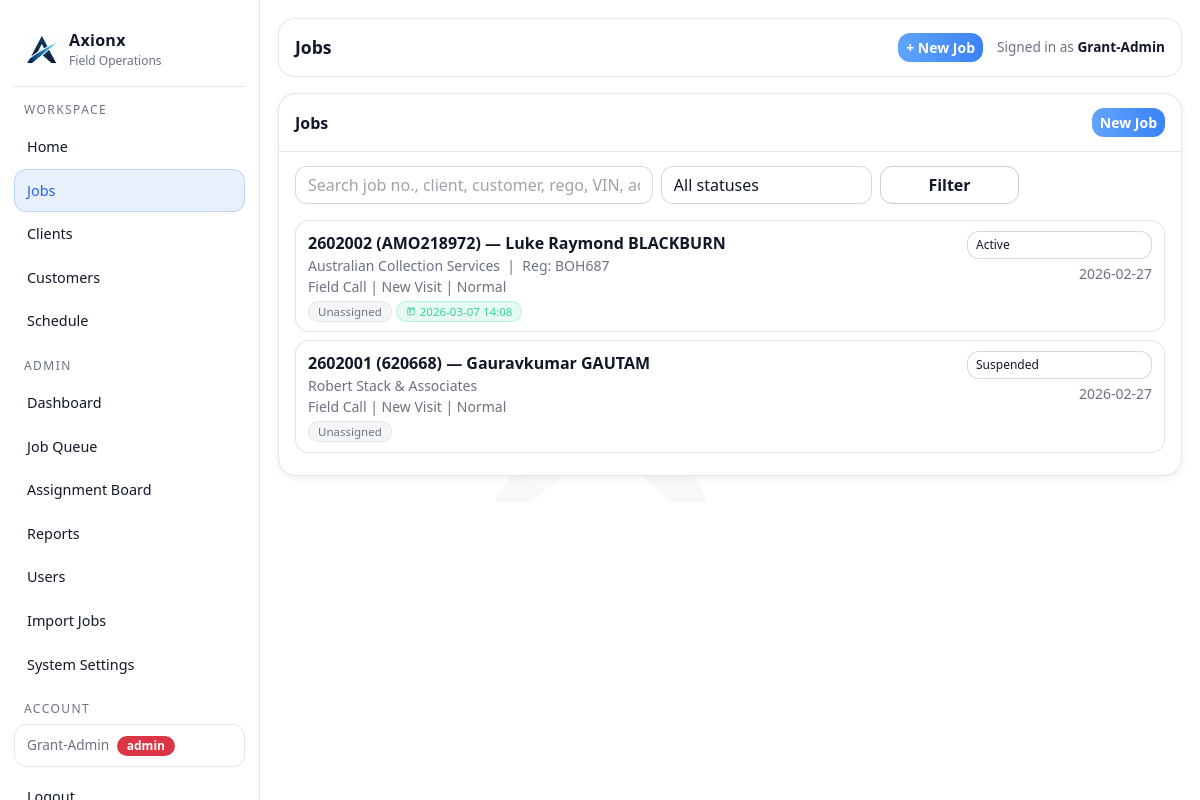
/jobs (signed in), run on an earlier commit of the app's database.
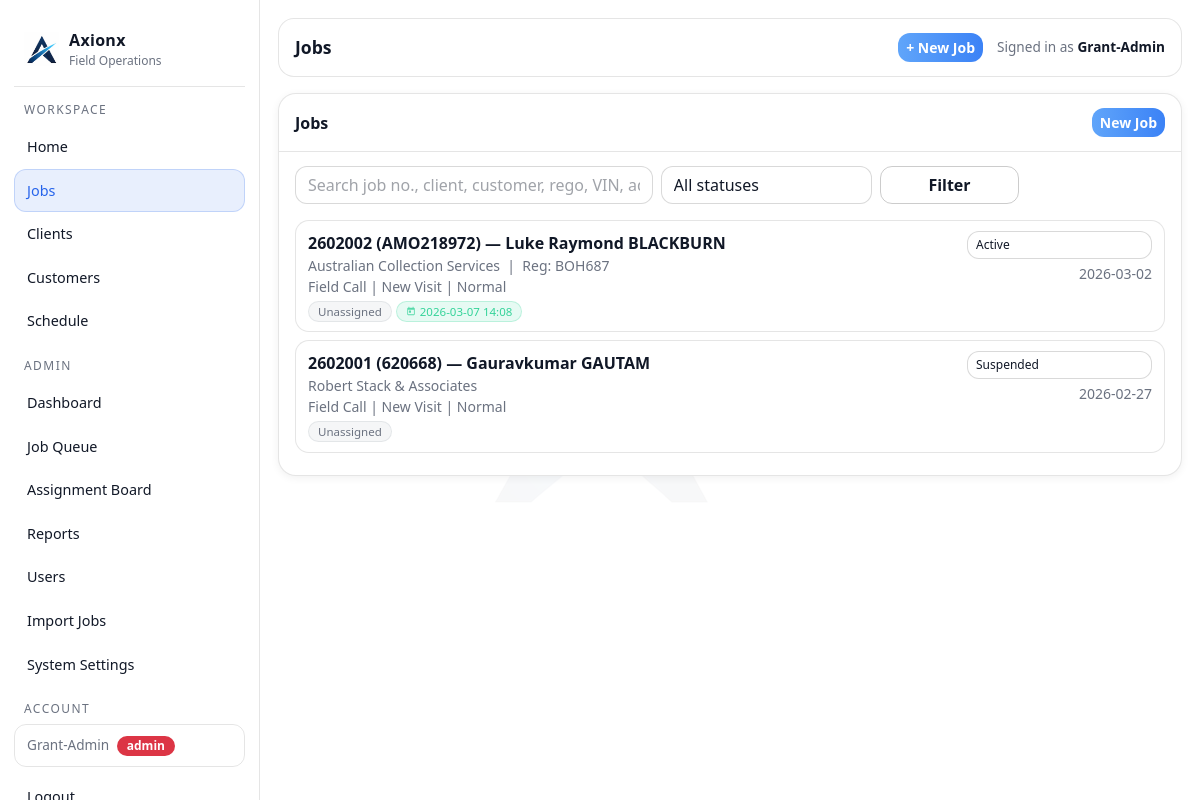
And on a later commit of the database.
### tables this page shows
CREATE TABLE jobs (
        id INTEGER PRIMARY KEY AUTOINCREMENT,

        internal_job_number TEXT NOT NULL,
        client_reference TEXT,
        display_ref TEXT NOT NULL,

        client_id INTEGER,
        customer_id INTEGER,
        assigned_user_id INTEGER,

        job_type TEXT NOT NULL,
        visit_type TEXT NOT NULL,
        status TEXT NOT NULL,
        priority TEXT NOT NULL,

        job_address TEXT,
        description TEXT,

        created_at TEXT NOT NULL,
        updated_at TEXT NOT NULL, lender_name TEXT, account_number TEXT, regulation_type TEXT, arrears_cents INTEGER, costs_cents INTEGER, mmp_cents INTEGER, job_due_date TEXT, bill_to_client_id INTEGER, payment_frequency TEXT,

        FOREIGN KEY(client_id) REFERENCES clients(id),
        FOREIGN KEY(customer_id) REFERENCES customers(id),
        FOREIGN KEY(assigned_user_id) REFERENCES users(id)
    );

CREATE TABLE clients (
        id INTEGER PRIMARY KEY AUTOINCREMENT,
        name TEXT NOT NULL,
        phone TEXT,
        email TEXT,
        address TEXT,
        notes TEXT,
        created_at TEXT NOT NULL
    , updated_at TEXT NOT NULL DEFAULT '');

### app.py (the view, shortened to what this page needs)
@app.get("/jobs")
@login_required
def jobs_list():
    status = request.args.get("status", "").strip()
    q = request.args.get("q", "").strip()
    user_id = session.get("user_id")
    role = session.get("role")
    conn = db()
    cur = conn.cursor()
    sql = """
    SELECT j.*,
           c.name AS client_name,
           (cu.first_name || ' ' || cu.last_name) AS customer_name,
           (SELECT ji.reg FROM job_items ji WHERE ji.job_id = j.id AND ji.item_type = 'vehicle' LIMIT 1) AS asset_reg,
           u.full_name AS assigned_name,
           (SELECT s.scheduled_for FROM schedules s
            WHERE s.job_id = j.id AND s.status NOT IN ('Completed', 'Cancelled')
              AND s.scheduled_for >= datetime('now')
            ORDER BY s.scheduled_for ASC LIMIT 1) AS next_scheduled
    FROM jobs j
    LEFT JOIN clients c ON c.id = j.client_id
    LEFT JOIN customers cu ON cu.id = j.customer_id
    LEFT JOIN users u ON u.id = j.assigned_user_id
    WHERE 1=1
    """
    params = []
    if role == "agent":
        sql += " AND j.assigned_user_id = ?"
        params.append(user_id)
    if status:
        if status == "Active":
            sql += " AND j.status LIKE 'Active%'"
        else:
            sql += " AND j.status = ?"
            params.append(status)
    sql += " ORDER BY CASE WHEN j.status = 'Invoiced' THEN 1 ELSE 0 END, CASE WHEN next_scheduled IS NULL THEN 1 ELSE 0 END, next_scheduled ASC, j.updated_at DESC"
    cur.execute(sql, params)
    rows = cur.fetchall()
    conn.close()
    statuses = [
        "New",
        "Active",
        "Active - Phone work only",
        "Suspended",
        "Awaiting info from client",
        "Completed",
        "Invoiced"
    ]
    return render_template("jobs.html", jobs=rows, statuses=statuses, status=status, q=q)

### app.py (called while the page is built)
def db():
    conn = sqlite3.connect(DB_PATH)
    conn.row_factory = sqlite3.Row
    return conn

def add_column_if_missing(cur, table, col, coltype):
    cur.execute(f"PRAGMA table_info({table})")
    cols = [r["name"] for r in cur.fetchall()]
    if col not in cols:
        cur.execute(f"ALTER TABLE {table} ADD COLUMN {col} {coltype}")

@app.context_processor
def inject_globals():
    return {"GOOGLE_MAPS_API_KEY": os.environ.get("GOOGLE_MAPS_API_KEY", "")}

@app.before_request
def _ensure_db():
    init_db()

def login_required(f):
    @wraps(f)
    def wrapper(*args, **kwargs):
        if not session.get("user_id"):
            return redirect(url_for("login"))
        return f(*args, **kwargs)
    return wrapper

### templates/jobs.html (shortened to what this page needs)
{% extends "layout.html" %}
{% block page_title %}Jobs{% endblock %}
{% block content %}
<div class="ax-card">
  <div class="ax-card-h d-flex justify-content-between align-items-center">
    <div>Jobs</div>
    {% if session.get('role') == 'admin' %}<a class="btn btn-primary btn-sm" href="/jobs/new">New Job</a>{% endif %}
  </div>
  <div class="ax-card-b">
    <form class="row g-2 mb-3" method="get">
      <div class="col-12 col-lg-5">
        <input class="form-control" name="q" placeholder="Search job no., client, customer, rego, VIN, address..." value="{{ q }}">
      </div>
      <div class="col-12 col-lg-3">
        <select class="form-select" name="status">
          <option value="">All statuses</option>
        </select>
      </div>
      <div class="col-12 col-lg-2">
        <button class="btn btn-outline-secondary w-100">Filter</button>
      </div>
    </form>
    <div class="list-group list-group-flush">
      {% for j in jobs %}
        <div class="list-group-item" style="padding:.6rem .75rem;">
          <div class="d-flex justify-content-between align-items-start gap-2">
            <a href="/jobs/{{ j.id }}" class="text-decoration-none flex-grow-1" style="min-width:0;color:inherit;">
              <div class="fw-semibold">{{ j.display_ref }} &mdash; {{ j.customer_name or "No customer" }}</div>
              <div class="small" style="color:var(--muted)">
                {{ j.client_name or "No client" }}{% if j.asset_reg %} &nbsp;|&nbsp; Reg: {{ j.asset_reg }}{% endif %}
              </div>
              <div class="small" style="color:var(--muted)">
                {{ j.job_type }} | {{ j.visit_type }} | {{ j.priority }}
              </div>
              <div class="d-flex flex-wrap gap-1 mt-1">
                {% if j.assigned_name %}
                  <span style="display:inline-flex;align-items:center;gap:4px;background:rgba(96,165,250,.13);color:var(--accent);border:1px solid rgba(96,165,250,.25);border-radius:999px;padding:1px 9px;font-size:.72rem;font-weight:500;">
                    <svg width="10" height="10" viewBox="0 0 24 24" fill="currentColor" style="opacity:.75"><path d="M12 12c2.7 0 4.8-2.1 4.8-4.8S14.7 2.4 12 2.4 7.2 4.5 7.2 7.2 9.3 12 12 12zm0 2.4c-3.2 0-9.6 1.6-9.6 4.8v2.4h19.2v-2.4c0-3.2-6.4-4.8-9.6-4.8z"/></svg>
                    {{ j.assigned_name }}
                  </span>
                {% else %}
                  <span style="display:inline-flex;align-items:center;gap:4px;background:rgba(156,163,175,.1);color:var(--muted);border:1px solid rgba(156,163,175,.2);border-radius:999px;padding:1px 9px;font-size:.72rem;">
                    Unassigned
                  </span>
                {% endif %}
                {% if j.next_scheduled %}
                  <span style="display:inline-flex;align-items:center;gap:4px;background:rgba(52,211,153,.12);color:#34d399;border:1px solid rgba(52,211,153,.25);border-radius:999px;padding:1px 9px;font-size:.72rem;font-weight:500;">
                    <svg width="10" height="10" viewBox="0 0 24 24" fill="currentColor" style="opacity:.8"><path d="M19 4h-1V2h-2v2H8V2H6v2H5C3.9 4 3 4.9 3 6v14c0 1.1.9 2 2 2h14c1.1 0 2-.9 2-2V6c0-1.1-.9-2-2-2zm0 16H5V9h14v11zM7 11h5v5H7z"/></svg>
                    {{ j.next_scheduled[:16] | replace('T', ' ') }}
                  </span>
                {% endif %}
              </div>
            </a>
            <div class="text-end flex-shrink-0" style="min-width:110px;">
              {% if session.get('role') == 'admin' %}
                <form method="post" action="/jobs/{{ j.id }}/status" style="margin:0;">
                  <select name="status" class="form-select form-select-sm"
                          style="font-size:.75rem;min-width:110px;"
                          onchange="this.form.submit()">
                    {% for s in statuses %}
                      <option value="{{ s }}" {% if s == j.status %}selected{% endif %}>{{ s }}</option>
                    {% endfor %}
                  </select>
                </form>
              {% else %}
                <span class="badge bg-secondary">{{ j.status }}</span>
              {% endif %}
              <div class="small mt-1" style="color:var(--muted)">{{ j.updated_at[:10] if j.updated_at else '' }}</div>
            </div>
          </div>
        </div>
      {% else %}
        <div style="color:var(--muted)" class="py-3 text-center">No jobs found.</div>
      {% endfor %}
    </div>
  </div>
</div>
{% endblock %}

### templates/layout.html (shortened to what this page needs)
<!doctype html>
<html lang="en">
<head>
  <link href="https://cdn.jsdelivr.net/npm/bootstrap@5.3.3/dist/css/bootstrap.min.css" rel="stylesheet">
</head>
<body>
  <div class="ax-shell">
    <aside class="ax-sidebar">
      <a class="ax-brand" href="/dashboard">
        <img src="{{ url_for('static', filename='images/axionx-icon.png') }}" alt="Axionx">
        <div>
          <div class="name">Axionx</div>
          <div class="sub">Field Operations</div>
        </div>
      </a>
      <div class="ax-nav">
        <div class="hint">Workspace</div>
        <a href="/dashboard" class="{% if request.path == '/dashboard' %}active{% endif %}">Home</a>
        <a href="/jobs" class="{% if request.path.startswith('/jobs') %}active{% endif %}">Jobs</a>
        <a href="/clients" class="{% if request.path.startswith('/clients') %}active{% endif %}">Clients</a>
        <a href="/customers" class="{% if request.path.startswith('/customers') %}active{% endif %}">Customers</a>
        <a href="/schedule" class="{% if request.path.startswith('/schedule') %}active{% endif %}">Schedule</a>
        {% if session.get('role') == 'admin' %}
          <div class="hint">Admin</div>
          <a href="/admin" class="{% if request.path == '/admin' %}active{% endif %}">Dashboard</a>
          <a href="/queue" class="{% if request.path.startswith('/queue') %}active{% endif %}">Job Queue</a>
          <a href="/assign" class="{% if request.path.startswith('/assign') %}active{% endif %}">Assignment Board</a>
          <a href="/reports/monthly" class="{% if request.path.startswith('/reports') %}active{% endif %}">Reports</a>
          <a href="/users" class="{% if request.path.startswith('/users') %}active{% endif %}">Users</a>
          <a href="/import/jobs" class="{% if request.path.startswith('/import') %}active{% endif %}">Import Jobs</a>
          <a href="/admin/settings" class="{% if request.path.startswith('/admin/settings') %}active{% endif %}">System Settings</a>
        {% endif %}
        <div class="hint">Account</div>
        {% if session.get('user_id') %}
          <div class="ax-user-chip mb-2">
            {{ session.get('user_name') }}
            <span class="badge {% if session.get('role') == 'admin' %}bg-danger{% else %}bg-secondary{% endif %} ms-1">{{ session.get('role') }}</span>
          </div>
          <a href="/logout">Logout</a>
        {% else %}
          <a href="/login" class="{% if request.path.startswith('/login') or request.path.startswith('/signup') %}active{% endif %}">Login</a>
        {% endif %}
      </div>
    </aside>
    <main class="ax-main">
      <div class="ax-topbar">
        <div class="title">{% block page_title %}Axion{% endblock %}</div>
        <div style="display:flex; align-items:center; gap:14px;">
          {% if session.get('user_id') %}
            <a href="/jobs/new" class="btn btn-primary btn-sm">+ New Job</a>
          {% endif %}
          <div style="color:var(--muted); font-size:.85rem;">
            {% if session.get('user_id') %}
              Signed in as <strong style="color:var(--text)">{{ session.get('user_name') }}</strong>
            {% else %}
              Not signed in
            {% endif %}
          </div>
        </div>
      </div>
      {% block content %}{% endblock %}
    </main>
  </div>
</body>
</html>

### templates/layout.html (style rules this page uses)
:root { --bg: #ffffff; --panel: #ffffff; --panel2: #f3f4f6; --card: #f9fafb; --text: #111827; --muted: #6b7280; --line: rgba(0,0,0,.10); --accent: #2563eb; --accent2: #16a34a; --danger: #dc2626; }
body { background: #ffffff; color: var(--text); }
body::before { content: ''; position: fixed; inset: 0; background: url('/static/images/axionx-icon.png') center center / 260px auto no-repeat; opacity: .03; pointer-events: none; z-index: 0; }
.ax-shell { min-height: 100vh; display: grid; grid-template-columns: 260px 1fr; position: relative; z-index: 1; }
.ax-sidebar { background: #ffffff; border-right: 1px solid var(--line); position: sticky; top: 0; height: 100vh; padding: 18px 14px; overflow-y: auto; }
.ax-brand { display:flex; align-items:center; gap: 10px; padding: 10px 10px 16px 10px; border-bottom: 1px solid var(--line); margin-bottom: 14px; text-decoration: none; }
.ax-brand img { height: 34px; }
.ax-brand .name { font-weight: 700; letter-spacing: .3px; color: var(--text); }
.ax-brand .sub { font-size: .75rem; color: var(--muted); }
.ax-nav a { display:flex; align-items:center; gap: 10px; padding: 10px 12px; border-radius: 12px; color: var(--text); text-decoration:none; border: 1px solid transparent; font-size: .9rem; }
.ax-nav a.active { background: rgba(37,99,235,.10); border-color: rgba(37,99,235,.20); color: #2563eb; }
.ax-nav .hint { color: var(--muted); font-size: .75rem; margin: 14px 10px 6px; text-transform: uppercase; letter-spacing: .12em; }
.ax-user-chip { margin-top: auto; padding: 10px 12px; border-radius: 12px; border: 1px solid var(--line); font-size: .85rem; color: var(--muted); }
.ax-main { padding: 18px 18px 28px; min-width: 0; }
.ax-topbar { background: #ffffff; border: 1px solid var(--line); border-radius: 16px; padding: 14px 16px; display:flex; align-items:center; justify-content: space-between; margin-bottom: 16px; }
.ax-topbar .title { font-size: 1.1rem; font-weight: 650; }
.ax-card { background: #ffffff; border: 1px solid var(--line); border-radius: 18px; box-shadow: 0 2px 8px rgba(0,0,0,.06); overflow: visible; }
.ax-card .ax-card-h { padding: 14px 16px; border-bottom: 1px solid var(--line); font-weight: 650; }
.ax-card .ax-card-b { padding: 14px 16px; }
.form-control, .form-select { background: #ffffff !important; color: var(--text) !important; border: 1px solid rgba(0,0,0,.15) !important; border-radius: 12px !important; }
.form-control::placeholder { color: rgba(17,24,39,.4); }
.btn { border-radius: 12px; font-weight: 600; }
.btn-primary { background: linear-gradient(90deg, #60a5fa, #3b82f6); border: 0; }
.btn-outline-secondary { border-color: rgba(0,0,0,.20); color: var(--text); }
.badge { border-radius: 999px; padding: 4px 10px; font-weight: 600; font-size: .75rem; }
.list-group-item { background: #ffffff !important; border: 1px solid var(--line) !important; color: var(--text) !important; border-radius: 14px !important; margin-bottom: 8px; }

What changed in the data, as far as the page shows it:
changed jobs "2602002 (AMO218972)": updated_at "2026-02-27" → "2026-03-02"
